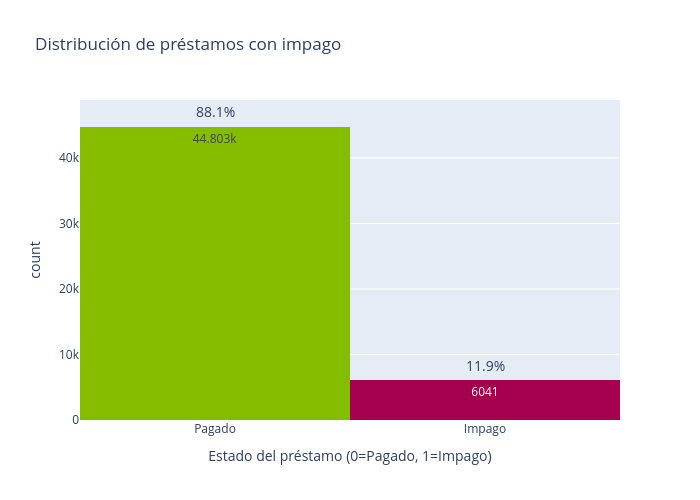

This figure's notebook cell:
### Code cell
#GRÁFICO 1: Distribución de la variable objetivo
fig1 = px.histogram(
    df, 
    x='Impago',
    title='Distribución de préstamos con impago',
    labels={'Impago': 'Estado del préstamo (0=Pagado, 1=Impago)', 'count': 'Número de préstamos'},
    color='Impago',
    color_discrete_map={0: '#84BD00', 1: '#A50050'},
    text_auto=True
)

#Calcular y añadir porcentajes
total = len(df)
counts = df['Impago'].value_counts()
for i, val in enumerate([0, 1]):
    fig1.add_annotation(
        x=val, 
        y=counts[val],
        text=f"{counts[val]/total*100:.1f}%",
        showarrow=False,
        yshift=15,
        font=dict(size=14)
    )

fig1.update_layout(
    xaxis=dict(tickmode='array', tickvals=[0, 1], ticktext=['Pagado', 'Impago']),
    showlegend=False,
    width=700,
    height=500
)
fig1.show()

### Figure 1 — Plotly figure (JSON) as saved in the notebook; plotly's stock layout.template omitted (floating-point values rounded to 4 significant figures; data arrays with more than 128 entries replaced by an {"elided": "..."} marker saying what was removed)
{"data": [{"bingroup": "x", "hovertemplate": "Estado del préstamo (0=Pagado, 1=Impago)=%{x}<br>count=%{y}<extra></extra>", "legendgroup": "0", "marker": {"color": "#84BD00", "pattern": {"shape": ""}}, "name": "0", "orientation": "v", "showlegend": true, "texttemplate": "%{value}", "type": "histogram", "x": {"elided": "44803 int values"}, "xaxis": "x", "yaxis": "y"}, {"bingroup": "x", "hovertemplate": "Estado del préstamo (0=Pagado, 1=Impago)=%{x}<br>count=%{y}<extra></extra>", "legendgroup": "1", "marker": {"color": "#A50050", "pattern": {"shape": ""}}, "name": "1", "orientation": "v", "showlegend": true, "texttemplate": "%{value}", "type": "histogram", "x": {"elided": "6041 int values"}, "xaxis": "x", "yaxis": "y"}], "layout": {"annotations": [{"font": {"size": 14}, "showarrow": false, "text": "88.1%", "x": 0, "y": 44803, "yshift": 15}, {"font": {"size": 14}, "showarrow": false, "text": "11.9%", "x": 1, "y": 6041, "yshift": 15}], "barmode": "relative", "height": 500, "legend": {"title": {"text": "Estado del préstamo (0=Pagado, 1=Impago)"}, "tracegroupgap": 0}, "showlegend": false, "title": {"text": "Distribución de préstamos con impago"}, "width": 700, "xaxis": {"anchor": "y", "categoryarray": [0, 1], "categoryorder": "array", "domain": [0, 1], "tickmode": "array", "ticktext": ["Pagado", "Impago"], "tickvals": [0, 1], "title": {"text": "Estado del préstamo (0=Pagado, 1=Impago)"}}, "yaxis": {"anchor": "x", "domain": [0, 1], "title": {"text": "count"}}}}
